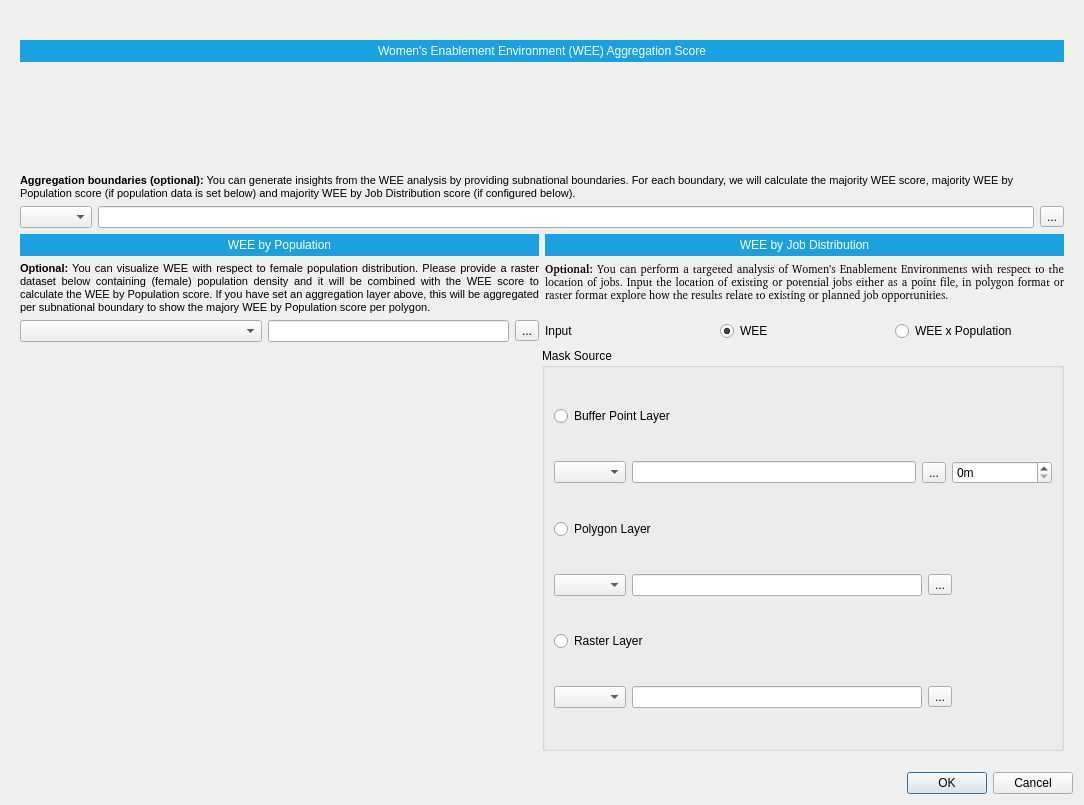
<?xml version="1.0" encoding="UTF-8"?>
<ui version="4.0">
 <class>AnalysisDialogBase</class>
 <widget class="QWidget" name="AnalysisDialogBase">
  <property name="geometry">
   <rect>
    <x>0</x>
    <y>0</y>
    <width>1084</width>
    <height>805</height>
   </rect>
  </property>
  <property name="windowTitle">
   <string>Form</string>
  </property>
  <layout class="QGridLayout" name="gridLayout_2">
   <item row="0" column="0">
    <widget class="QLabel" name="banner_label">
     <property name="text">
      <string/>
     </property>
     <property name="pixmap">
      <pixmap>../resources/geest-banner.png</pixmap>
     </property>
     <property name="scaledContents">
      <bool>true</bool>
     </property>
    </widget>
   </item>
   <item row="1" column="0">
    <widget class="QScrollArea" name="scrollArea">
     <property name="frameShape">
      <enum>QFrame::NoFrame</enum>
     </property>
     <property name="widgetResizable">
      <bool>true</bool>
     </property>
     <widget class="QWidget" name="scrollAreaWidgetContents">
      <property name="geometry">
       <rect>
        <x>0</x>
        <y>0</y>
        <width>1072</width>
        <height>671</height>
       </rect>
      </property>
      <layout class="QGridLayout" name="gridLayout">
       <item row="0" column="0">
        <layout class="QGridLayout" name="wee_layout">
         <item row="0" column="0">
          <widget class="QLabel" name="wee_title">
           <property name="sizePolicy">
            <sizepolicy hsizetype="Preferred" vsizetype="Minimum">
             <horstretch>0</horstretch>
             <verstretch>0</verstretch>
            </sizepolicy>
           </property>
           <property name="styleSheet">
            <string notr="true">background: #1BA1E2;
color: white;
padding: 4px;</string>
           </property>
           <property name="text">
            <string>Women's Enablement Environment (WEE) Aggregation Score</string>
           </property>
           <property name="textFormat">
            <enum>Qt::PlainText</enum>
           </property>
           <property name="alignment">
            <set>Qt::AlignCenter</set>
           </property>
           <property name="wordWrap">
            <bool>true</bool>
           </property>
          </widget>
         </item>
         <item row="1" column="0">
          <widget class="QWidget" name="wee_container" native="true">
           <property name="sizePolicy">
            <sizepolicy hsizetype="Preferred" vsizetype="Fixed">
             <horstretch>0</horstretch>
             <verstretch>0</verstretch>
            </sizepolicy>
           </property>
           <property name="minimumSize">
            <size>
             <width>0</width>
             <height>100</height>
            </size>
           </property>
           <property name="autoFillBackground">
            <bool>false</bool>
           </property>
           <property name="styleSheet">
            <string notr="true"/>
           </property>
          </widget>
         </item>
        </layout>
       </item>
       <item row="1" column="0">
        <widget class="QLabel" name="aggregation_description">
         <property name="text">
          <string>&lt;html&gt;&lt;head/&gt;&lt;body&gt;&lt;p&gt;&lt;span style=&quot; font-size:8pt; font-weight:600;&quot;&gt;Aggregation boundaries (optional):&lt;/span&gt;&lt;span style=&quot; font-size:8pt;&quot;&gt; You can generate insights from the WEE analysis by providing subnational boundaries. For each boundary, we will calculate the majority WEE score, majority WEE by Population score (if population data is set below) and majority WEE by Job Distribution score (if configured below).&lt;/span&gt;&lt;/p&gt;&lt;/body&gt;&lt;/html&gt;</string>
         </property>
         <property name="wordWrap">
          <bool>true</bool>
         </property>
        </widget>
       </item>
       <item row="2" column="0">
        <layout class="QHBoxLayout" name="horizontalLayout">
         <item>
          <widget class="QgsMapLayerComboBox" name="aggregation_combo"/>
         </item>
         <item>
          <widget class="QLineEdit" name="aggregation_lineedit"/>
         </item>
         <item>
          <widget class="QToolButton" name="aggregation_toolbutton">
           <property name="text">
            <string>...</string>
           </property>
          </widget>
         </item>
        </layout>
       </item>
       <item row="3" column="0">
        <layout class="QHBoxLayout" name="horizontalLayout_5">
         <item>
          <widget class="QLabel" name="wee_x_population_title">
           <property name="sizePolicy">
            <sizepolicy hsizetype="MinimumExpanding" vsizetype="Preferred">
             <horstretch>0</horstretch>
             <verstretch>0</verstretch>
            </sizepolicy>
           </property>
           <property name="styleSheet">
            <string notr="true">background: #1BA1E2;
color: white;
padding: 4px;</string>
           </property>
           <property name="text">
            <string>WEE by Population</string>
           </property>
           <property name="textFormat">
            <enum>Qt::PlainText</enum>
           </property>
           <property name="alignment">
            <set>Qt::AlignCenter</set>
           </property>
           <property name="wordWrap">
            <bool>true</bool>
           </property>
          </widget>
         </item>
         <item>
          <widget class="QLabel" name="wee_jobs_title">
           <property name="sizePolicy">
            <sizepolicy hsizetype="MinimumExpanding" vsizetype="Preferred">
             <horstretch>0</horstretch>
             <verstretch>0</verstretch>
            </sizepolicy>
           </property>
           <property name="styleSheet">
            <string notr="true">background: #1BA1E2;
color: white;
padding: 4px;</string>
           </property>
           <property name="text">
            <string>WEE by Job Distribution</string>
           </property>
           <property name="textFormat">
            <enum>Qt::PlainText</enum>
           </property>
           <property name="alignment">
            <set>Qt::AlignCenter</set>
           </property>
           <property name="wordWrap">
            <bool>true</bool>
           </property>
          </widget>
         </item>
        </layout>
       </item>
       <item row="4" column="0">
        <layout class="QHBoxLayout" name="horizontalLayout_6">
         <item>
          <widget class="QLabel" name="wee_x_population_description">
           <property name="text">
            <string>&lt;html&gt;&lt;head/&gt;&lt;body&gt;&lt;p&gt;&lt;span style=&quot; font-size:8pt; font-weight:600;&quot;&gt;Optional:&lt;/span&gt;&lt;span style=&quot; font-size:8pt;&quot;&gt; You can visualize WEE with respect to female population distribution. Please provide a raster dataset below containing (female) population density and it will be combined with the WEE score to calculate the WEE by Population score. If you have set an aggregation layer above, this will be aggregated per subnational boundary to show the majory WEE by Population score per polygon.&lt;/span&gt;&lt;/p&gt;&lt;/body&gt;&lt;/html&gt;</string>
           </property>
           <property name="alignment">
            <set>Qt::AlignJustify|Qt::AlignTop</set>
           </property>
           <property name="wordWrap">
            <bool>true</bool>
           </property>
           <property name="openExternalLinks">
            <bool>false</bool>
           </property>
          </widget>
         </item>
         <item>
          <widget class="QLabel" name="wee_x_jobs_description">
           <property name="font">
            <font>
             <family>Noto Sans [GOOG]</family>
             <pointsize>8</pointsize>
            </font>
           </property>
           <property name="text">
            <string>&lt;html&gt;&lt;head/&gt;&lt;body&gt;&lt;p&gt;&lt;span style=&quot; font-weight:600;&quot;&gt;Optional: &lt;/span&gt;You can perform a targeted analysis of Women’s Enablement Environments with respect to the location of jobs. Input the location of existing or potential jobs either as a point file, in polygon format or raster format explore how the results relate to existing or planned job opportunities.&lt;/p&gt;&lt;/body&gt;&lt;/html&gt;</string>
           </property>
           <property name="alignment">
            <set>Qt::AlignJustify|Qt::AlignTop</set>
           </property>
           <property name="wordWrap">
            <bool>true</bool>
           </property>
          </widget>
         </item>
        </layout>
       </item>
       <item row="5" column="0">
        <layout class="QHBoxLayout" name="horizontalLayout_7" stretch="1,1">
         <item>
          <layout class="QHBoxLayout" name="population_layout">
           <item>
            <widget class="QgsMapLayerComboBox" name="population_combo">
             <property name="sizePolicy">
              <sizepolicy hsizetype="MinimumExpanding" vsizetype="Fixed">
               <horstretch>0</horstretch>
               <verstretch>0</verstretch>
              </sizepolicy>
             </property>
            </widget>
           </item>
           <item>
            <widget class="QLineEdit" name="population_lineedit"/>
           </item>
           <item>
            <widget class="QToolButton" name="population_toolbutton">
             <property name="text">
              <string>...</string>
             </property>
            </widget>
           </item>
          </layout>
         </item>
         <item>
          <layout class="QHBoxLayout" name="input_layout">
           <item>
            <widget class="QLabel" name="input_label">
             <property name="text">
              <string>Input</string>
             </property>
            </widget>
           </item>
           <item>
            <widget class="QRadioButton" name="wee_radio">
             <property name="text">
              <string>WEE</string>
             </property>
             <property name="checked">
              <bool>true</bool>
             </property>
            </widget>
           </item>
           <item>
            <widget class="QRadioButton" name="wee_x_population_radio">
             <property name="text">
              <string>WEE x Population</string>
             </property>
            </widget>
           </item>
          </layout>
         </item>
        </layout>
       </item>
       <item row="6" column="0">
        <layout class="QHBoxLayout" name="mask_layout" stretch="1,1">
         <item>
          <spacer name="verticalSpacer">
           <property name="orientation">
            <enum>Qt::Vertical</enum>
           </property>
           <property name="sizeHint" stdset="0">
            <size>
             <width>20</width>
             <height>40</height>
            </size>
           </property>
          </spacer>
         </item>
         <item>
          <widget class="QGroupBox" name="mask_source_group">
           <property name="title">
            <string>Mask Source</string>
           </property>
           <layout class="QGridLayout" name="gridLayout_3">
            <item row="0" column="0">
             <widget class="QRadioButton" name="point_radio_button">
              <property name="text">
               <string>Buffer Point Layer</string>
              </property>
             </widget>
            </item>
            <item row="1" column="0">
             <layout class="QHBoxLayout" name="point_layout">
              <item>
               <widget class="QgsMapLayerComboBox" name="point_combo"/>
              </item>
              <item>
               <widget class="QLineEdit" name="point_lineedit"/>
              </item>
              <item>
               <widget class="QToolButton" name="point_toolbutton">
                <property name="text">
                 <string>...</string>
                </property>
               </widget>
              </item>
              <item>
               <widget class="QSpinBox" name="buffer_distance_m">
                <property name="sizePolicy">
                 <sizepolicy hsizetype="Fixed" vsizetype="Fixed">
                  <horstretch>0</horstretch>
                  <verstretch>0</verstretch>
                 </sizepolicy>
                </property>
                <property name="minimumSize">
                 <size>
                  <width>100</width>
                  <height>0</height>
                 </size>
                </property>
                <property name="maximumSize">
                 <size>
                  <width>100</width>
                  <height>16777215</height>
                 </size>
                </property>
                <property name="suffix">
                 <string>m</string>
                </property>
                <property name="maximum">
                 <number>100000</number>
                </property>
                <property name="singleStep">
                 <number>100</number>
                </property>
               </widget>
              </item>
             </layout>
            </item>
            <item row="2" column="0">
             <widget class="QRadioButton" name="polygon_radio_button">
              <property name="text">
               <string>Polygon Layer</string>
              </property>
             </widget>
            </item>
            <item row="3" column="0">
             <layout class="QHBoxLayout" name="polygon_layout">
              <item>
               <widget class="QgsMapLayerComboBox" name="polygon_combo"/>
              </item>
              <item>
               <widget class="QLineEdit" name="polygon_lineedit"/>
              </item>
              <item>
               <widget class="QToolButton" name="polygon_toolbutton">
                <property name="text">
                 <string>...</string>
                </property>
               </widget>
              </item>
              <item>
               <spacer name="horizontalSpacer">
                <property name="orientation">
                 <enum>Qt::Horizontal</enum>
                </property>
                <property name="sizeType">
                 <enum>QSizePolicy::Fixed</enum>
                </property>
                <property name="sizeHint" stdset="0">
                 <size>
                  <width>100</width>
                  <height>20</height>
                 </size>
                </property>
               </spacer>
              </item>
             </layout>
            </item>
            <item row="4" column="0">
             <widget class="QRadioButton" name="raster_radio_button">
              <property name="text">
               <string>Raster Layer</string>
              </property>
             </widget>
            </item>
            <item row="5" column="0">
             <layout class="QHBoxLayout" name="raster_layout">
              <item>
               <widget class="QgsMapLayerComboBox" name="raster_combo"/>
              </item>
              <item>
               <widget class="QLineEdit" name="raster_lineedit"/>
              </item>
              <item>
               <widget class="QToolButton" name="raster_toolbutton">
                <property name="text">
                 <string>...</string>
                </property>
               </widget>
              </item>
              <item>
               <spacer name="raster_spacer">
                <property name="orientation">
                 <enum>Qt::Horizontal</enum>
                </property>
                <property name="sizeType">
                 <enum>QSizePolicy::Fixed</enum>
                </property>
                <property name="sizeHint" stdset="0">
                 <size>
                  <width>100</width>
                  <height>20</height>
                 </size>
                </property>
               </spacer>
              </item>
             </layout>
            </item>
           </layout>
          </widget>
         </item>
        </layout>
       </item>
       <item row="7" column="0">
        <widget class="QWidget" name="help_widget" native="true">
         <property name="sizePolicy">
          <sizepolicy hsizetype="Preferred" vsizetype="Minimum">
           <horstretch>0</horstretch>
           <verstretch>0</verstretch>
          </sizepolicy>
         </property>
        </widget>
       </item>
      </layout>
     </widget>
    </widget>
   </item>
   <item row="2" column="0">
    <widget class="QDialogButtonBox" name="button_box">
     <property name="standardButtons">
      <set>QDialogButtonBox::Cancel|QDialogButtonBox::Ok</set>
     </property>
    </widget>
   </item>
  </layout>
 </widget>
 <customwidgets>
  <customwidget>
   <class>QgsMapLayerComboBox</class>
   <extends>QComboBox</extends>
   <header>qgis.gui</header>
  </customwidget>
 </customwidgets>
 <resources/>
 <connections/>
</ui>
